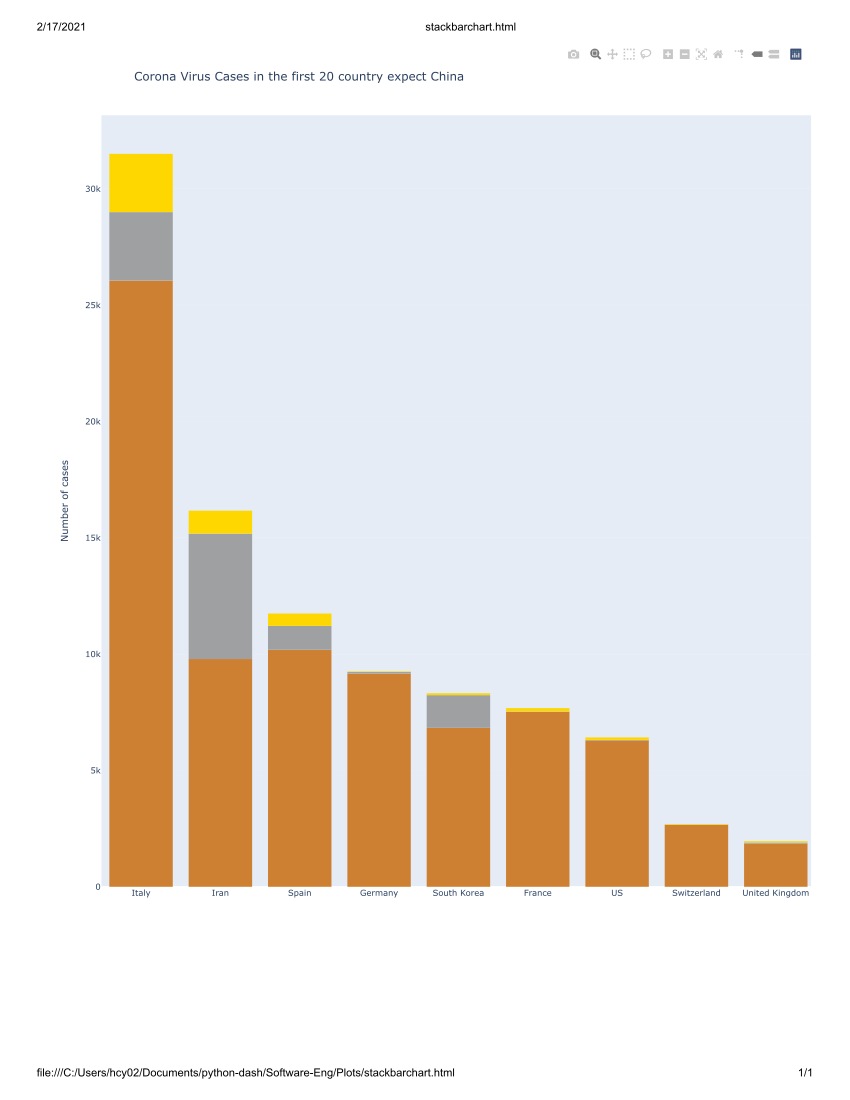

Generate this figure with Python:
import pandas as pd
import plotly.offline as pyo
import plotly.graph_objs as go

# Load CSV file from Datasets folder
df = pd.read_csv('../Datasets/CoronavirusTotal.csv')

# Removing empty spaces from State column to avoid errors
df = df.apply(lambda x: x.str.strip() if x.dtype == "object" else x)

# Creating unrecovered column
df['Unrecovered'] = df['Confirmed'] - df['Deaths'] - df['Recovered']

# Removing China and Others from data frame
df = df[(df['Country'] != 'China')]

# Creating sum of number of cases group by Country Column
new_df = df.groupby(['Country']).agg(
    {'Confirmed': 'sum', 'Deaths': 'sum', 'Recovered': 'sum', 'Unrecovered':
'sum'}).reset_index()

# Sorting values and select 20 first value
new_df = new_df.sort_values(by=['Confirmed'],
ascending=[False]).head(20).reset_index()

# Preparing data
trace1 = go.Bar(x=new_df['Country'], y=new_df['Unrecovered'], name='Unrecovered',
marker={'color': '#CD7F32'})
trace2 = go.Bar(x=new_df['Country'], y=new_df['Recovered'], name='Recovered',
marker={'color': '#9EA0A1'})
trace3 = go.Bar(x=new_df['Country'], y=new_df['Deaths'], name='Deaths',
marker={'color': '#FFD700'})
data = [trace1, trace2, trace3]

# Preparing layout
layout = go.Layout(title='Corona Virus Cases in the first 20 country expect China', xaxis_title="Country",
                   yaxis_title="Number of cases", barmode='stack')

# Plot the figure and saving in a html file
fig = go.Figure(data=data, layout=layout)
pyo.plot(fig, filename='stackbarchart.html')
